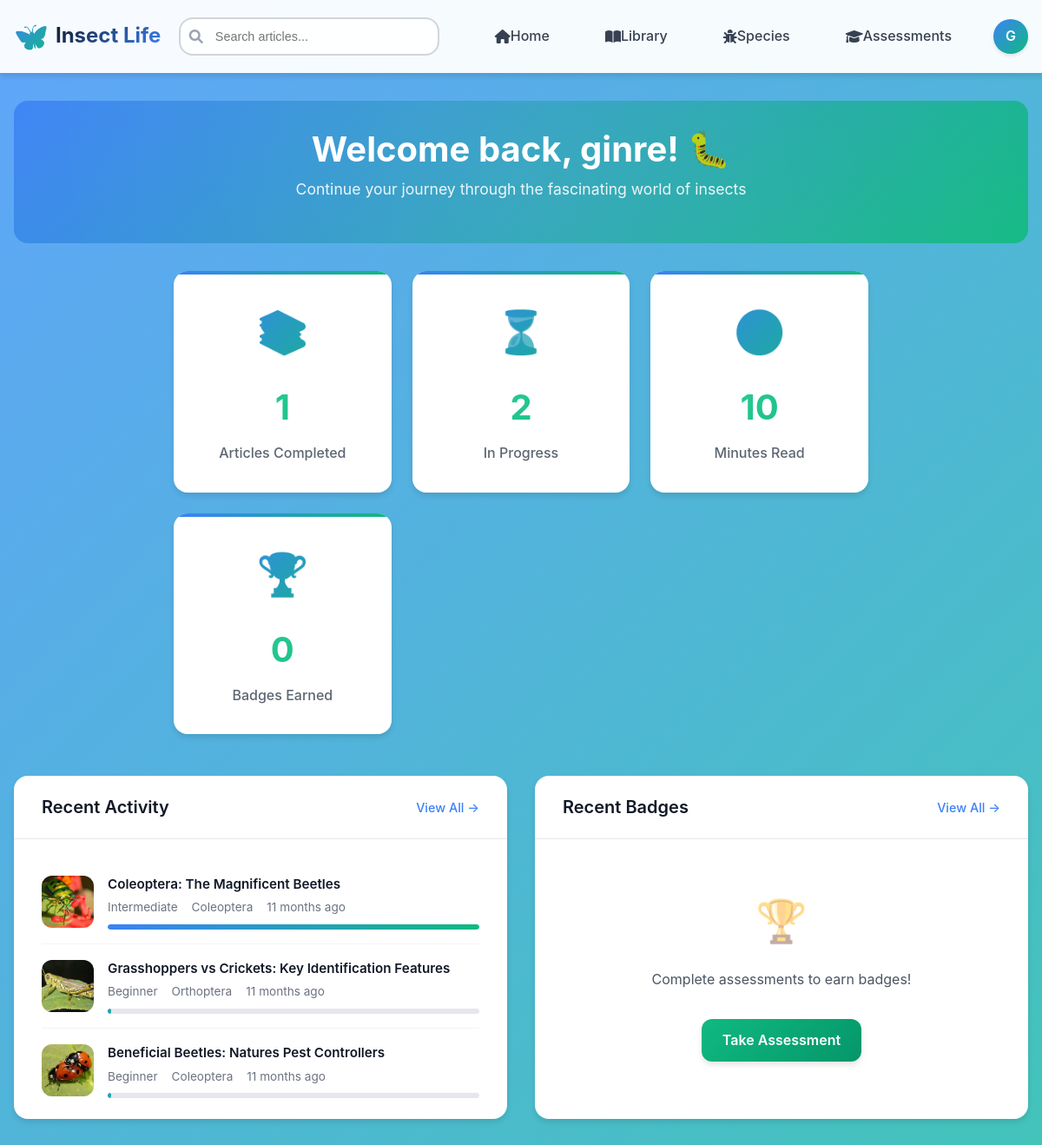
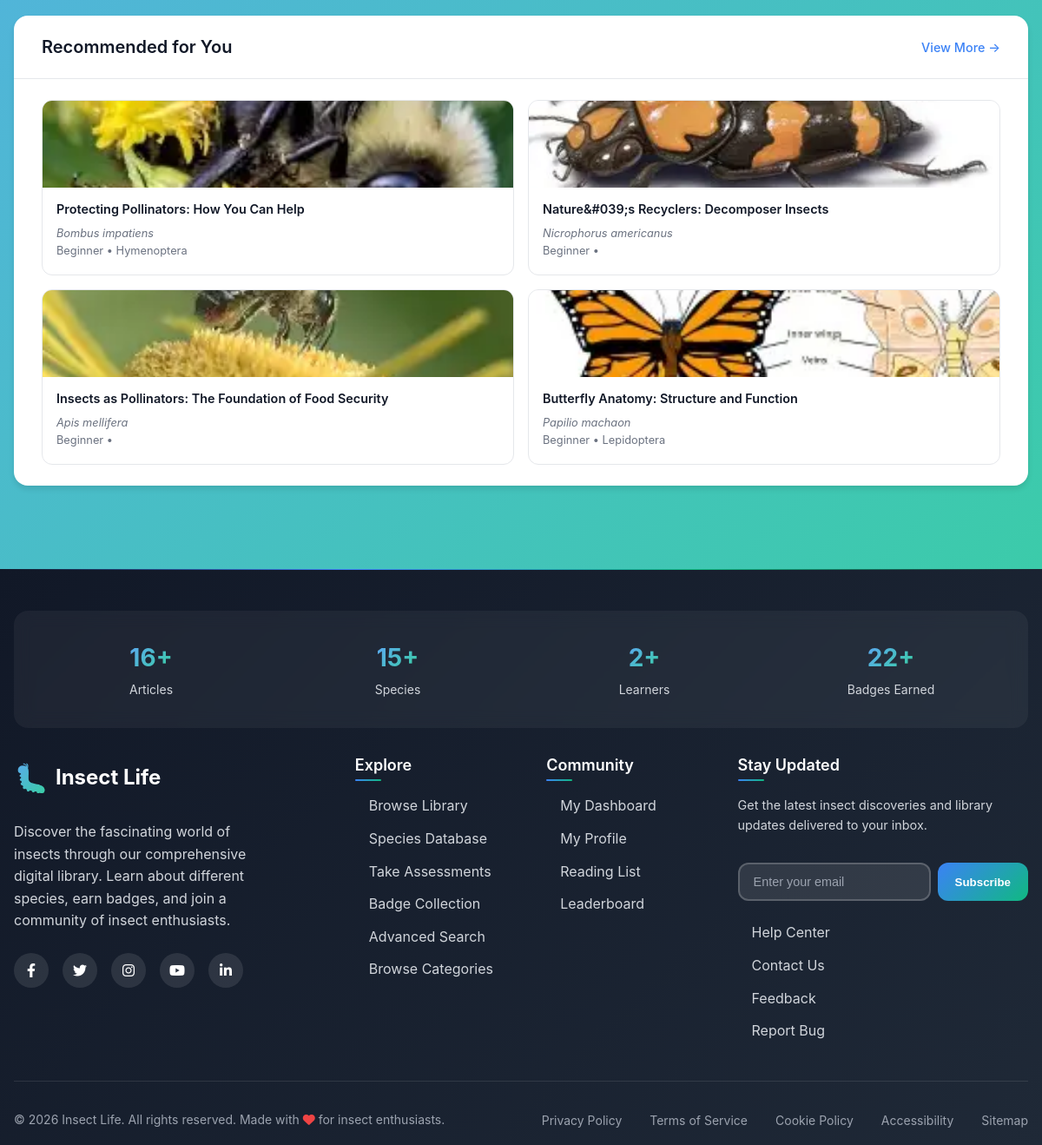
Page /dashboard.php (signed in) on the committed database (2 pictures, top to bottom).
### tables this page shows
CREATE TABLE `reading_progress` (
  `id` int(11) NOT NULL,
  `user_id` int(11) NOT NULL,
  `article_id` int(11) NOT NULL,
  `progress_percentage` decimal(5,2) DEFAULT 0.00,
  `last_position` text DEFAULT NULL,
  `total_time_spent` int(11) DEFAULT 0,
  `first_read_at` timestamp NOT NULL DEFAULT current_timestamp(),
  `last_read_at` timestamp NOT NULL DEFAULT current_timestamp() ON UPDATE current_timestamp()
);

CREATE TABLE `articles` (
  `id` int(11) NOT NULL,
  `title` varchar(200) NOT NULL,
  `slug` varchar(200) NOT NULL,
  `content` longtext NOT NULL,
  `excerpt` text DEFAULT NULL,
  `featured_image` varchar(255) DEFAULT NULL,
  `scientific_name` varchar(100) DEFAULT NULL,
  `common_names` longtext DEFAULT NULL CHECK (json_valid(`common_names`)),
  `insect_order` varchar(50) DEFAULT NULL,
  `insect_family` varchar(50) DEFAULT NULL,
  `category` enum('anatomy','behavior','ecology','conservation','identification','general') DEFAULT 'general',
  `difficulty_level` enum('beginner','intermediate','advanced') DEFAULT 'beginner',
  `estimated_read_time` int(11) DEFAULT 5,
  `author_id` int(11) NOT NULL,
  `status` enum('draft','published','archived') DEFAULT 'draft',
  `tags` longtext DEFAULT NULL CHECK (json_valid(`tags`)),
  `meta_description` text DEFAULT NULL,
  `meta_keywords` text DEFAULT NULL,
  `views_count` int(11) DEFAULT 0,
  `published_at` datetime DEFAULT NULL,
  `created_at` timestamp NOT NULL DEFAULT current_timestamp(),
  `updated_at` timestamp NOT NULL DEFAULT current_timestamp() ON UPDATE current_timestamp()
);

### config.php (called while the page is built, shortened)
<?php
function formatTimeAgo($datetime) {
    $time = time() - strtotime($datetime);
    return floor($time/2592000) . ' months ago';
}

### dashboard.php (the view, shortened to what this page needs)
<?php
require_once 'config.php';
$user_id = $_SESSION['user_id'];
$username = $_SESSION['username'];
try {
    $pdo = getDBConnection();
    $stmt = $pdo->prepare("SELECT * FROM users WHERE id = ?");
    $stmt->execute([$user_id]);
    $user = $stmt->fetch();
    $stats = [];
    $stmt = $pdo->prepare("SELECT COUNT(*) FROM reading_progress WHERE user_id = ? AND progress_percentage = 100");
    $stmt->execute([$user_id]);
    $stats['articles_completed'] = $stmt->fetchColumn();
    $stmt = $pdo->prepare("SELECT COUNT(*) FROM reading_progress WHERE user_id = ? AND progress_percentage > 0 AND progress_percentage < 100");
    $stmt->execute([$user_id]);
    $stats['articles_in_progress'] = $stmt->fetchColumn();
    $stmt = $pdo->prepare("
        SELECT SUM(a.estimated_read_time)
        FROM reading_progress rp
        JOIN articles a ON rp.article_id = a.id
        WHERE rp.user_id = ? AND rp.progress_percentage = 100
    ");
    $stmt->execute([$user_id]);
    $stats['total_read_time'] = $stmt->fetchColumn() ?: 0;
    $stmt = $pdo->prepare("SELECT COUNT(*) FROM user_badges WHERE user_id = ?");
    $stmt->execute([$user_id]);
    $stats['badges_earned'] = $stmt->fetchColumn();
    $stmt = $pdo->prepare("
        SELECT a.id, a.title, a.featured_image, a.difficulty_level, a.insect_order,
               rp.progress_percentage, rp.last_read_at
        FROM reading_progress rp
        JOIN articles a ON rp.article_id = a.id
        WHERE rp.user_id = ?
        ORDER BY rp.last_read_at DESC
        LIMIT 5
    ");
    $stmt->execute([$user_id]);
    $recent_activity = $stmt->fetchAll();
    $stmt = $pdo->prepare("
        SELECT b.*, ub.earned_at
        FROM user_badges ub
        JOIN badges b ON ub.badge_id = b.id
        WHERE ub.user_id = ?
        ORDER BY ub.earned_at DESC
        LIMIT 6
    ");
    $stmt->execute([$user_id]);
    $earned_badges = $stmt->fetchAll();
    $stmt = $pdo->prepare("
        SELECT a.id, a.title, a.featured_image, a.difficulty_level, a.scientific_name, a.insect_order
        FROM articles a
        WHERE a.status = 'published'
        AND a.difficulty_level = ?
        AND a.id NOT IN (
            SELECT article_id FROM reading_progress WHERE user_id = ?
        )
        ORDER BY a.published_at DESC
        LIMIT 4
    ");
    $stmt->execute([$user['experience_level'], $user_id]);
    $recommendations = $stmt->fetchAll();
} catch (Exception $e) {
    error_log("Dashboard error: " . $e->getMessage());
    $stats = ['articles_completed' => 0, 'articles_in_progress' => 0, 'total_read_time' => 0, 'badges_earned' => 0];
    $recent_activity = [];
    $earned_badges = [];
    $recommendations = [];
    $current_streak = 0;
}
include 'includes/header.php';
?>
<div class="dashboard-container">
    <div class="dashboard-header">
        <div class="welcome-message">
            <h1>Welcome back, <?php echo htmlspecialchars($username); ?>! 🐛</h1>
            <p>Continue your journey through the fascinating world of insects</p>
        </div>
    </div>
    <div class="stats-grid">
        <div class="stat-card">
            <div class="stat-icon">📚</div>
            <div class="stat-number"><?php echo number_format($stats['articles_completed']); ?></div>
            <div class="stat-label">Articles Completed</div>
        </div>
        <div class="stat-card">
            <div class="stat-icon">⏳</div>
            <div class="stat-number"><?php echo $stats['articles_in_progress']; ?></div>
            <div class="stat-label">In Progress</div>
        </div>
        <div class="stat-card">
            <div class="stat-icon">🕐</div>
            <div class="stat-number"><?php echo number_format($stats['total_read_time']); ?></div>
            <div class="stat-label">Minutes Read</div>
        </div>
        <div class="stat-card">
            <div class="stat-icon">🏆</div>
            <div class="stat-number"><?php echo $stats['badges_earned']; ?></div>
            <div class="stat-label">Badges Earned</div>
        </div>
    </div>
    <div class="dashboard-grid">
        <div class="dashboard-section">
            <div class="section-header">
                <h2 class="section-title">Recent Activity</h2>
                <a href="library.php" class="section-link">View All →</a>
            </div>
            <div class="section-content">
                <?php if (empty($recent_activity)): ?>
                    <div class="empty-state">
                        <div class="empty-icon">📖</div>
                        <p>Start reading to see your activity here!</p>
                        <a href="library.php" class="btn btn-primary" style="margin-top: 1rem;">Browse Library</a>
                    </div>
                <?php else: ?>
                    <?php foreach ($recent_activity as $activity): ?>
                        <div class="activity-item">
                            <div class="activity-image">
                                <?php if ($activity['featured_image']): ?>
                                    <img src="<?php echo htmlspecialchars($activity['featured_image']); ?>"
                                         alt="<?php echo htmlspecialchars($activity['title']); ?>">
                                <?php else: ?>
                                    <div style="display: flex; align-items: center; justify-content: center; height: 100%; background: var(--gray-300); font-size: 1.5rem;">
                                        🐛
                                    </div>
                                <?php endif; ?>
                            </div>
                            <div class="activity-details">
                                <div class="activity-title">
                                    <a href="article.php?id=<?php echo $activity['id']; ?>" style="text-decoration: none; color: inherit;">
                                        <?php echo htmlspecialchars($activity['title']); ?>
                                    </a>
                                </div>
                                <div class="activity-meta">
                                    <span><?php echo ucfirst($activity['difficulty_level']); ?></span>
                                    <span><?php echo ucfirst($activity['insect_order']); ?></span>
                                    <span><?php echo formatTimeAgo($activity['last_read_at']); ?></span>
                                </div>
                                <div class="progress-bar">
                                    <div class="progress-fill" style="width: <?php echo $activity['progress_percentage']; ?>%"></div>
                                </div>
                            </div>
                        </div>
                    <?php endforeach; ?>
                <?php endif; ?>
            </div>
        </div>
        <div class="dashboard-section">
            <div class="section-header">
                <h2 class="section-title">Recent Badges</h2>
                <a href="badges.php" class="section-link">View All →</a>
            </div>
            <div class="section-content">
                <?php if (empty($earned_badges)): ?>
                    <div class="empty-state">
                        <div class="empty-icon">🏆</div>
                        <p>Complete assessments to earn badges!</p>
                        <a href="assessments.php" class="btn btn-secondary" style="margin-top: 1rem;">Take Assessment</a>
                    </div>
                <?php endif; ?>
            </div>
        </div>
    </div>
    <div class="dashboard-section">
        <div class="section-header">
            <h2 class="section-title">Recommended for You</h2>
            <a href="library.php?difficulty=<?php echo htmlspecialchars($user['experience_level']); ?>" class="section-link">
                View More →
            </a>
        </div>
        <div class="section-content">
            <?php if (empty($recommendations)): ?>
                <div class="empty-state">
                    <div class="empty-icon">💡</div>
                    <p>All caught up! Check back later for new recommendations.</p>
                </div>
            <?php else: ?>
                <div class="recommendation-grid">
                    <?php foreach ($recommendations as $article): ?>
                        <a href="article.php?id=<?php echo $article['id']; ?>" class="recommendation-card">
                            <div class="recommendation-image">
                                <?php if ($article['featured_image']): ?>
                                    <img src="<?php echo htmlspecialchars($article['featured_image']); ?>"
                                         alt="<?php echo htmlspecialchars($article['title']); ?>">
                                <?php else: ?>
                                    <div style="display: flex; align-items: center; justify-content: center; height: 100%; background: var(--gray-300); font-size: 2rem;">
                                        🐛
                                    </div>
                                <?php endif; ?>
                            </div>
                            <div class="recommendation-content">
                                <div class="recommendation-title">
                                    <?php echo htmlspecialchars($article['title']); ?>
                                </div>
                                <div class="recommendation-meta">
                                    <?php if ($article['scientific_name']): ?>
                                        <em><?php echo htmlspecialchars($article['scientific_name']); ?></em><br>
                                    <?php endif; ?>
                                    <?php echo ucfirst($article['difficulty_level']); ?> • <?php echo ucfirst($article['insect_order']); ?>
                                </div>
                            </div>
                        </a>
                    <?php endforeach; ?>
                </div>
            <?php endif; ?>
        </div>
    </div>
</div>
<?php
include 'includes/footer.php';
?>

### rows in the picture
reading_progress: article.featured_image (picture), article.title "Coleoptera: The Magnificent Beetles", article.difficulty_level "Intermediate", article.insect_order "Coleoptera", last_read_at "11 months ago", progress_percentage 100 (drawn)
reading_progress: article.featured_image (picture), article.title "Grasshoppers vs Crickets: Key Identification Features", article.difficulty_level "Beginner", article.insect_order "Orthoptera", last_read_at "11 months ago", progress_percentage 1 (drawn)
reading_progress: article.featured_image (picture), article.title "Beneficial Beetles: Natures Pest Controllers", article.difficulty_level "Beginner", article.insect_order "Coleoptera", last_read_at "11 months ago", progress_percentage 1 (drawn)
articles: featured_image (picture), title "Protecting Pollinators: How You Can Help", scientific_name "Bombus impatiens", difficulty_level "Beginner", insect_order "Hymenoptera"
articles: featured_image (picture), title "Nature&#039;s Recyclers: Decomposer Insects", scientific_name "Nicrophorus americanus", difficulty_level "Beginner"
articles: featured_image (picture), title "Insects as Pollinators: The Foundation of Food Security", scientific_name "Apis mellifera", difficulty_level "Beginner"
articles: featured_image (picture), title "Butterfly Anatomy: Structure and Function", scientific_name "Papilio machaon", difficulty_level "Beginner", insect_order "Lepidoptera"

### other values in the picture
substr($_SESSION['username'] ?? 'U', 0, 1) "G"
$username "ginre"
$stats['articles_completed'] "1"
$stats['articles_in_progress'] "2"
$stats['total_read_time'] "10"
$stats['badges_earned'] "0"
$total_articles "16"
$total_species "15"
$total_users "2"
$total_badges "22"
SITE_NAME "Insect Life"
